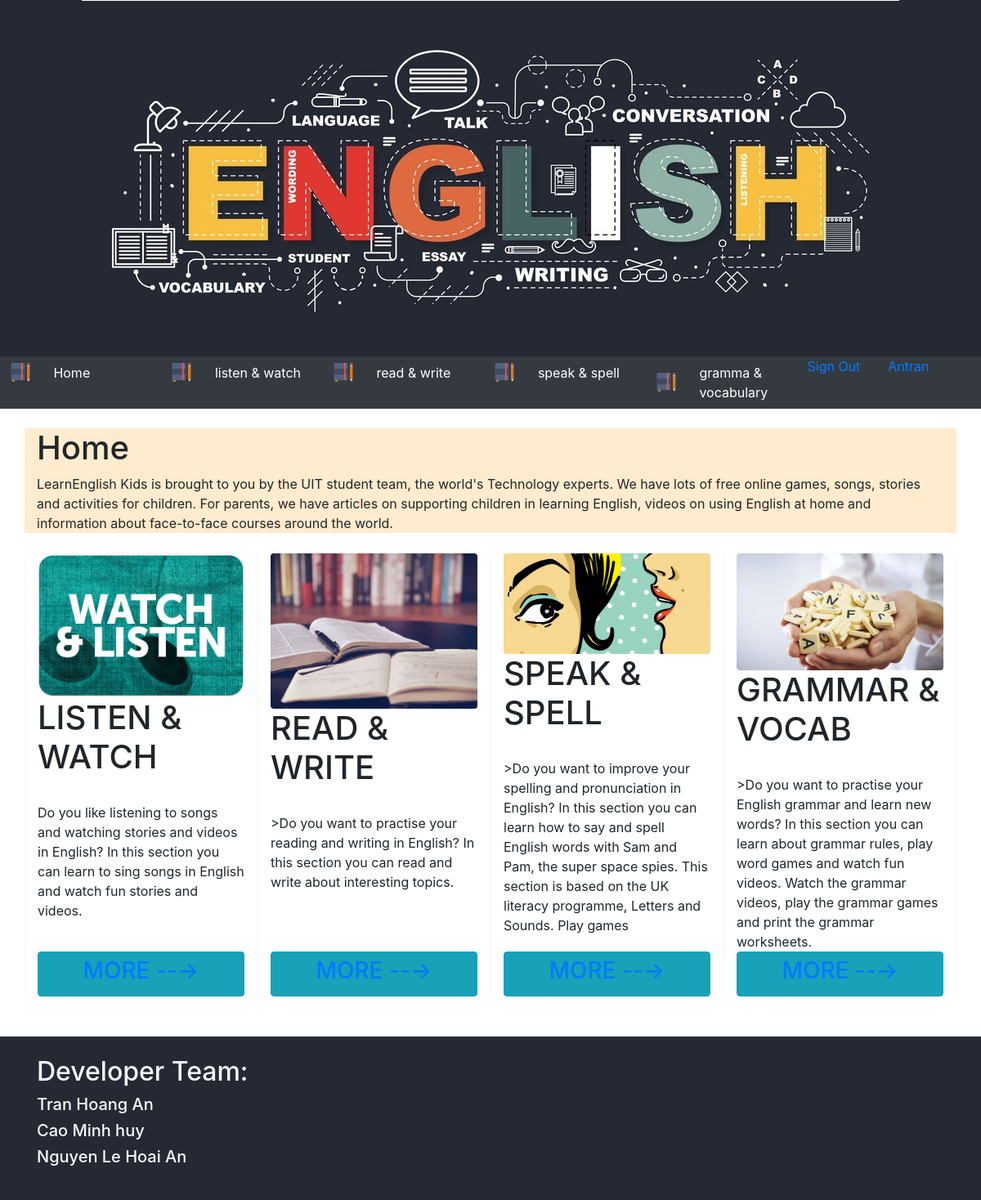
The app's page / (signed in) with its own data.
### tables this page shows
CREATE TABLE CATEGORIES(
    CAT_ID INTEGER NOT NULL PRIMARY KEY AUTO_INCREMENT,
    CAT_NAME TINYTEXT,
    CAT_IMG TINYTEXT,
    CAT_CONTENT TINYTEXT
);

### Code/php/categories_management.php (called while the page is built)
<?php
function get_id_name_categories() {
        $sql    = 'SELECT CAT_NAME,CAT_ID FROM CATEGORIES';
        $result = $GLOBALS['conn']->query($sql);
        $catTittle = array();
        if ($result->num_rows > 0) {
            while ($row = $result->fetch_assoc()) {
                array_push($catTittle,$row['CAT_ID'],$row['CAT_NAME']);
            }
        }
        return $catTittle;
}
function get_content_categories($cat_id) {
        $formatted_id = intval($cat_id);
        $content = "";
        $sql    = "SELECT CAT_CONTENT FROM CATEGORIES WHERE CAT_ID = '$formatted_id' ";
        $result = $GLOBALS['conn']->query($sql);
        if ($result->num_rows > 0) {
            $row = $result->fetch_assoc();
            $content = $row['CAT_CONTENT'];
        }
        return $content;
}
?>

### Index.php (the view, shortened to what this page needs)
<?php
include('Code/php/categories_management.php');
?>
<!DOCTYPE html>
<html lang="en">
<head>
    <link rel="stylesheet" href="bootstrap/css/bootstrap.min.css">
    <link rel="stylesheet" href="myCss.css">
</head>
<body>
    <div class="container-fluid bgimage-color">
        <img class="mx-auto d-block" src="Eng_banner.jpg" class="img-fluid" alt="Responsive image">
    </div>
    <nav class="container-fluid bg-dark">
        <div class="row">
            <ul class="nav mr-auto col-12" id="nav-tab">
            <?php $id_name = get_id_name_categories(); ?>
                <li class="nav-item active col-2">
                    <div class="row">
                        <img class="mx-auto my-auto d-block navicon-size" src="notebook.png">
                        <span class="col-9 nav-link my-auto text-white" href="index.php">Home</span>
                    </div>
                </li>
                <li class="nav-item col-2">
                    <div class="row">
                        <img class="mx-auto my-auto d-block navicon-size" src="notebook.png">
                        <a class="col-9 nav-link my-auto text-white" href="Listen_Watch.html"><?php echo $id_name[1] ?></a>
                    </div>
                </li>
                <li class="nav-item col-2">
                    <div class="row">
                        <img class="mx-auto my-auto d-block navicon-size" src="notebook.png">
                        <a class="col-9 nav-link my-auto text-white" href="Read_Write.html"><?php echo $id_name[3] ?></a>
                    </div>
                </li>
                <li class="nav-item col-2">
                    <div class="row">
                        <img class="mx-auto my-auto d-block navicon-size" src="notebook.png">
                        <a class="col-9 nav-link my-auto text-white" href="Speak_Spell.html"><?php echo $id_name[5] ?></a>
                    </div>
                </li>
                <li class="nav-item col-2">
                    <div class="row">
                        <img class="mx-auto my-auto d-block navicon-size" src="notebook.png">
                        <a class="col-9 nav-link my-auto text-white" href="Grammar_Vocab.html"><?php echo $id_name[7] ?></a>
                    </div>
                </li>
                <li class="nav-item col-1">
                    <div class="row">
                        <a href="" class="text-default" data-toggle="modal" data-target="#modalRegisterForm">
                            <?php if($GLOBALS['isSignedIn'] != null){
                                      if($GLOBALS['isSignedIn'] == false){
                                          echo "Register";
                                      }
                                      else echo "<a href='Code/php/logout.php'"."> Sign Out</a>";
                                    }
                                  else echo "Register";
                            ?>
                        </a>
                    </div>
                </li>
                <li class="nav-item col-1">
                    <div class="row">
                            <?php if($GLOBALS['isSignedIn'] === false){
                                echo '<a id="login" href="" class="text-default" data-toggle="modal"
                                data-target="#modalLoginForm"> Sign in </a>';
                            }
                            else echo '<span class="text-primary">'.$_SESSION['user'].'</span>' ?>
                    </div>
                </li>
            </ul>
        </div>
    </nav>
    <br>
    <div class="container intro">
        <h1>Home</h1>
        <div style="word-wrap:break-word;">
        LearnEnglish Kids is brought to you by the UIT student team, the world's Technology experts. We have lots of free online games, songs, stories and activities for children. For parents, we have articles on supporting children in learning English, videos on using English at home and information about face-to-face courses around the world.
        </div>
    </div>
    <br>
    <div class="container">
        <div class="row row-eq-height">
            <div class="col-3 border border-light rounded overflow-auto d-flex flex-column">
                <img class="d-block mx-auto img-fluid rounded" src="watch_listen.jpg">
                <h1>LISTEN & WATCH</h1>
                <br>
                <div style="word-wrap:break-word;"><?php echo get_content_categories($id_name[0])?></div>
                <button class="mt-auto btn btn-info">
                    <h3>
                        <?php echo '<a href="./view_tab.php?cat_id='.$id_name[0].'"> MORE --→ </a>' ?>
                    </h3>
                </button>
            </div>
            <div class="col-3 border border-light rounded d-flex flex-column">
                <img class="d-block mx-auto img-fluid rounded" src="read_write.png">
                <h1>READ & WRITE</h1>
                <br>
                <div style="word-wrap:break-word;">><?php echo get_content_categories($id_name[2])?> </div>
                <button class="mt-auto btn btn-info">
                    <h3>
                        <?php echo '<a href="./view_tab.php?cat_id='.$id_name[2].'"> MORE --→ </a>' ?>
                    </h3>
                </button>
            </div>
            <div class="col-3 border border-light rounded d-flex flex-column">
                <img class="d-block mx-auto img-fluid rounded" src="speak_spell.jpg">
                <h1>SPEAK & SPELL</h1>
                <br>
                <div style="word-wrap:break-word;">><?php echo get_content_categories($id_name[4])?> </div>
                <button class="mt-auto btn btn-info">
                    <h3>
                        <?php echo '<a href="./view_tab.php?cat_id='.$id_name[4].'"> MORE --→ </a>' ?>
                    </h3>
                </button>
            </div>
            <div class="col-3 border border-light rounded d-flex flex-column">
                <img class="d-block mx-auto img-fluid rounded" src="grammar_vocabulary.jpg">
                <h1>GRAMMAR & VOCAB</h1>
                <br>
                <div style="word-wrap:break-word;">><?php echo get_content_categories($id_name[6])?></div>
                <button class="mt-auto btn btn-info">
                    <h3>
                        <?php echo '<a href="./view_tab.php?cat_id='.$id_name[6].'"> MORE --→ </a>' ?>
                    </h3>
                </button>
            </div>
        </div>
    </div>
    <br>
    <br>
    <div class="container-fluid" id="footer">
        <div class="container">
            <br>
            <h2 class="text-light">Developer Team:</h2>
            <h5 class="text-light"> Tran Hoang An</h5>
            <h5 class="text-light"> Cao Minh huy</h5>
            <h5 class="text-light"> Nguyen Le Hoai An</h5>
        </div>
    </div>
</body>
</html>

### myCss.css (style rules this page uses)
.bgimage-color { background-color: rgb(37, 41, 52) }
.navicon-size { height:24px; width: 24px; }
.intro { background-color: blanchedalmond; }
#footer { min-height: 200px; background-color: rgb(37, 41, 52); }

### records on screen
categories: CAT_CONTENT "Do you like listening to songs and watching stories and videos in English? In this section you can learn to sing songs in English and watch fun stories and videos."
categories: CAT_CONTENT "Do you want to practise your reading and writing in English? In this section you can read and write about interesting topics."
categories: CAT_CONTENT "Do you want to improve your spelling and pronunciation in English? In this section you can learn how to say and spell English words with Sam and Pam, the super space spies. This section is based on the UK literacy programme, Letters and Sounds. Play games"
categories: CAT_CONTENT "Do you want to practise your English grammar and learn new words? In this section you can learn about grammar rules, play word games and watch fun videos. Watch the grammar videos, play the grammar games and print the grammar worksheets."

### other values on screen
$id_name[1] "listen & watch"
$id_name[3] "read & write"
$id_name[5] "speak & spell"
$id_name[7] "gramma & vocabulary"
$_SESSION['user'] "Antran"
